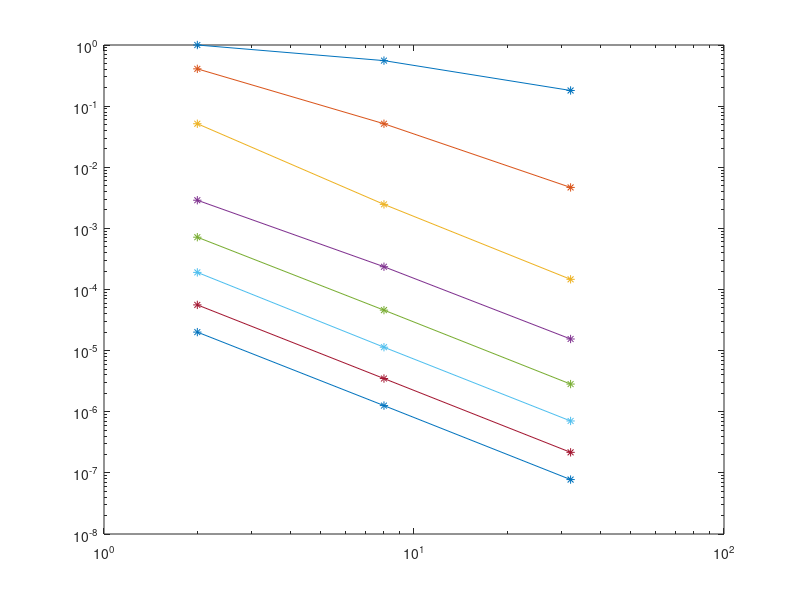

The MATLAB source for this figure:
clear all;

%% l2 [Order][Mesh]

%% L1 Rel Error
l2 = ...
    [...
        +1.000000e+00 , +5.554014e-01 , +1.802735e-01 ; ...
        +4.072019e-01 , +5.152727e-02 , +4.676084e-03 ; ...
        +5.152870e-02 , +2.468976e-03 , +1.467633e-04 ; ...
        +2.887924e-03 , +2.358920e-04 , +1.549835e-05 ; ...
        +7.172258e-04 , +4.595670e-05 , +2.837020e-06 ; ...
        +1.905340e-04 , +1.137380e-05 , +7.067146e-07 ; ...
        +5.601543e-05 , +3.495225e-06 , +2.167993e-07 ; ...
        +2.009579e-05 , +1.261267e-06 , +7.771882e-08 ; ...
    ];


%% L1 Abs Error
%l2 = ...
%    [...
%        +3.500348e+04 , +1.944098e+04 , +6.310199e+03 ; ...
%        +1.425348e+04 , +1.803634e+03 , +1.636792e+02 ; ...
%        +1.803684e+03 , +8.642277e+01 , +5.137226e+00 ; ...
%        +1.010874e+02 , +8.257043e+00 , +5.424964e-01 ; ...
%        +2.510540e+01 , +1.608645e+00 , +9.930557e-02 ; ...
%        +6.669354e+00 , +3.981228e-01 , +2.473747e-02 ; ...
%        +1.960735e+00 , +1.223451e-01 , +7.588732e-03 ; ...
%        +7.034226e-01 , +4.414873e-02 , +2.720429e-03 ; ...
%    ];

%% Rel Error
%l2 = ...
%    [...
%        +1.000000e+00 , +5.501554e-01 , +1.743443e-01 , +4.680941e-02 , +1.195660e-02 ; ...
%        +4.291984e-01 , +7.173874e-02 , +1.006197e-02 , +1.397394e-03 , +1.912784e-04 ; ...
%        +9.695191e-02 , +1.006321e-02 , +1.233065e-03 , +1.544785e-04 , +1.935198e-05 ; ...
%        +1.558136e-02 , +2.259740e-03 , +2.921884e-04 , +3.662519e-05 , +4.588253e-06 ; ...
%        +6.131810e-03 , +7.721627e-04 , +9.602295e-05 , +1.200947e-05 , +1.506019e-06 ; ...
%        +2.459011e-03 , +3.079822e-04 , +3.848861e-05 , +4.818164e-06 , +6.061251e-07 ; ...
%        +1.158815e-03 , +1.412935e-04 , +1.767610e-05 , +2.214026e-06 , +2.825523e-07 ; ...
%        +5.629039e-04 , +7.172446e-05 , +8.972703e-06 , +1.125002e-06 , +1.515438e-07 ; ...
%    ];


%% ABS Error
%l2 = ...
%    [...
%        8.23579E+01 , 4.53097E+01 , 1.43586E+01 , 3.85513E+00 , 9.84721E-01 ;...
%        3.53479E+01 , 5.90825E+00 , 8.28683E-01 , 1.15086E-01 , 1.57533E-02 ;...
%        7.98476E+00 , 8.28786E-01 , 1.01553E-01 , 1.27225E-02 , 1.59379E-03 ;...
%        1.28325E+00 , 1.86108E-01 , 2.40640E-02 , 3.01638E-03 , 3.77879E-04 ;...
%        5.05003E-01 , 6.35937E-02 , 7.90825E-03 , 9.89075E-04 , 1.24033E-04 ;...
%        2.02519E-01 , 2.53648E-02 , 3.16984E-03 , 3.96814E-04 , 4.99192E-05 ;...
%        9.54376E-02 , 1.16366E-02 , 1.45577E-03 , 1.82343E-04 , 2.32704E-05 ;...
%        4.63596E-02 , 5.90708E-03 , 7.38973E-04 , 9.26529E-05 , 1.24808E-05 ;...
%    ];

m = [2, 8, 32];%%, 128, 512];
p = [1:8];
O = size(p, 2);
M = size(m, 2);

delta = zeros(O, M - 1);
for i = 1:M-1
    delta(:, i) = ...
        (log10(l2(:, i + 1)) - log10(l2(:, i))) / ...
        (log10(m(i + 1))     - log10(m(i)));
end

delta
loglog(m, l2, '-*')

%loglog(m(1:end - 1), delta, '-*');
%grid
